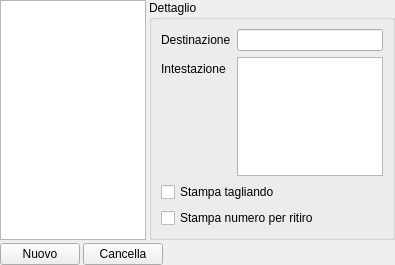
<?xml version="1.0" encoding="UTF-8"?>
<ui version="4.0">
 <class>DestinazioniDlg</class>
 <widget class="QWidget" name="DestinazioniDlg">
  <property name="geometry">
   <rect>
    <x>0</x>
    <y>0</y>
    <width>395</width>
    <height>265</height>
   </rect>
  </property>
  <property name="windowTitle">
   <string>Form</string>
  </property>
  <layout class="QVBoxLayout" name="verticalLayout">
   <property name="spacing">
    <number>3</number>
   </property>
   <property name="margin">
    <number>0</number>
   </property>
   <item>
    <layout class="QHBoxLayout" name="horizontalLayout_2">
     <item>
      <widget class="QTableView" name="destinazioneTbl">
       <property name="editTriggers">
        <set>QAbstractItemView::NoEditTriggers</set>
       </property>
       <property name="selectionMode">
        <enum>QAbstractItemView::SingleSelection</enum>
       </property>
       <property name="selectionBehavior">
        <enum>QAbstractItemView::SelectRows</enum>
       </property>
       <attribute name="horizontalHeaderVisible">
        <bool>false</bool>
       </attribute>
       <attribute name="horizontalHeaderStretchLastSection">
        <bool>true</bool>
       </attribute>
       <attribute name="verticalHeaderVisible">
        <bool>false</bool>
       </attribute>
       <attribute name="verticalHeaderDefaultSectionSize">
        <number>15</number>
       </attribute>
       <attribute name="verticalHeaderMinimumSectionSize">
        <number>10</number>
       </attribute>
      </widget>
     </item>
     <item>
      <widget class="QGroupBox" name="groupBox">
       <property name="title">
        <string>Dettaglio</string>
       </property>
       <layout class="QVBoxLayout" name="verticalLayout_2">
        <item>
         <layout class="QFormLayout" name="formLayout">
          <property name="fieldGrowthPolicy">
           <enum>QFormLayout::ExpandingFieldsGrow</enum>
          </property>
          <item row="0" column="0">
           <widget class="QLabel" name="label">
            <property name="text">
             <string>Destinazione</string>
            </property>
            <property name="buddy">
             <cstring>destinazioneTxt</cstring>
            </property>
           </widget>
          </item>
          <item row="0" column="1">
           <widget class="QLineEdit" name="destinazioneTxt"/>
          </item>
          <item row="1" column="0">
           <widget class="QLabel" name="label_2">
            <property name="text">
             <string>Intestazione</string>
            </property>
            <property name="buddy">
             <cstring>intestazioneTxt</cstring>
            </property>
           </widget>
          </item>
          <item row="1" column="1">
           <widget class="QPlainTextEdit" name="intestazioneTxt">
            <property name="tabChangesFocus">
             <bool>true</bool>
            </property>
           </widget>
          </item>
         </layout>
        </item>
        <item>
         <widget class="QCheckBox" name="stampaFlagBox">
          <property name="text">
           <string>Stampa tagliando</string>
          </property>
         </widget>
        </item>
        <item>
         <widget class="QCheckBox" name="stampaNumeroRitiro">
          <property name="text">
           <string>Stampa numero per ritiro</string>
          </property>
         </widget>
        </item>
       </layout>
      </widget>
     </item>
    </layout>
   </item>
   <item>
    <layout class="QHBoxLayout" name="horizontalLayout">
     <item>
      <widget class="QPushButton" name="nuovoBtn">
       <property name="text">
        <string>Nuovo</string>
       </property>
      </widget>
     </item>
     <item>
      <widget class="QPushButton" name="cancellaBtn">
       <property name="text">
        <string>Cancella</string>
       </property>
      </widget>
     </item>
     <item>
      <spacer name="horizontalSpacer">
       <property name="orientation">
        <enum>Qt::Horizontal</enum>
       </property>
       <property name="sizeHint" stdset="0">
        <size>
         <width>40</width>
         <height>20</height>
        </size>
       </property>
      </spacer>
     </item>
    </layout>
   </item>
  </layout>
 </widget>
 <resources/>
 <connections/>
</ui>
